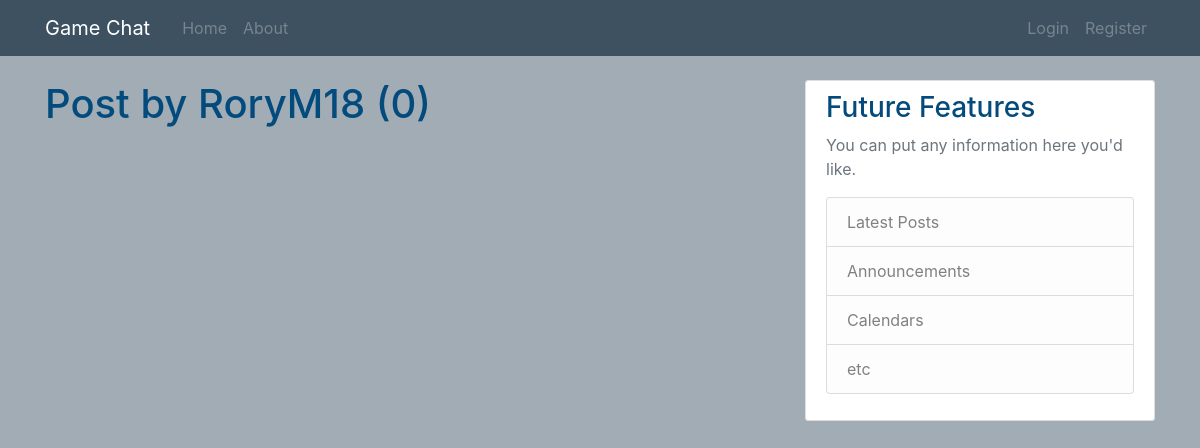
The page /user/RoryM18 on the database as committed earlier.
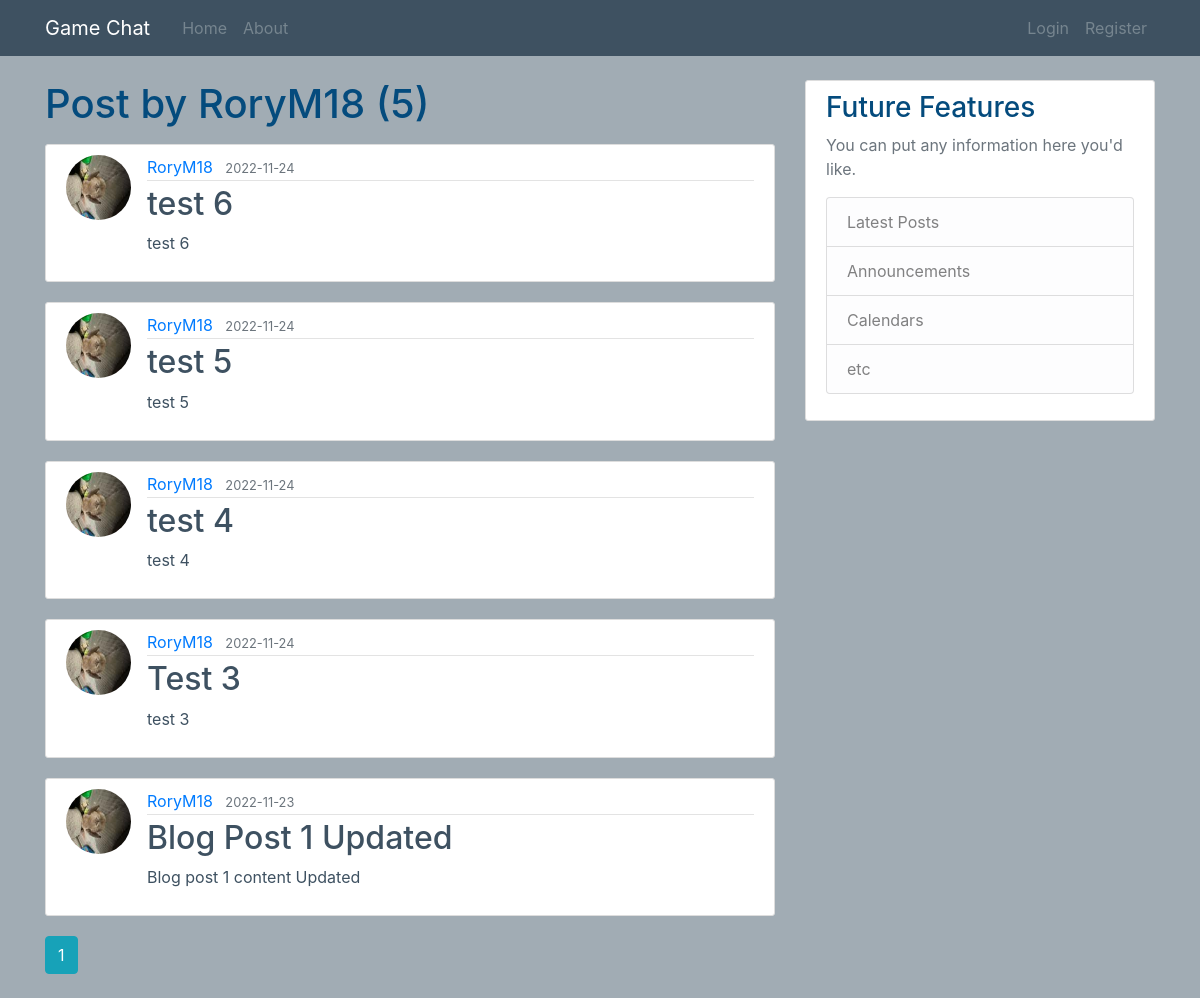
The same page on the database as committed later.
### flaskblog/models.py (models this page shows, shortened)
class Post(db.Model):
    id = db.Column(db.Integer, primary_key=True)
    title = db.Column(db.String(100), nullable=False)
    date_posted = db.Column(db.DateTime, nullable=False, default=datetime.utcnow)
    content = db.Column(db.Text, nullable=False)
    user_id = db.Column(db.Integer, db.ForeignKey('user.id'), nullable=False)

class User(db.Model, UserMixin):
    id = db.Column(db.Integer, primary_key=True)
    username = db.Column(db.String(20), unique=True, nullable=False)
    email = db.Column(db.String(120), unique=True, nullable=False)
    image_file = db.Column(db.String(20), nullable=False, default='default.jpg')
    password = db.Column(db.String(60), nullable=False)
    posts = db.relationship('Post', backref='author', lazy=True)

### flaskblog/routes.py (the view)
@app.route("/user/<string:username>")
def user_posts(username):
    page = request.args.get('page', 1, type=int)
    user = User.query.filter_by(username=username).first_or_404()
    posts = Post.query.filter_by(author=user).order_by(Post.date_posted.desc()).paginate(page=page, per_page=5)
    return render_template('user_posts.html', posts=posts, user=user)

### flaskblog/templates/user_posts.html
{% extends "layout.html" %}
{% block content %}
	<h1 class="mb-3">Post by {{ user.username }} ({{ posts.total }})</h1>
        {% for post in posts.items %}
                <article class="media content-section">
                  <img class="rounded-circle article-img" src="{{ url_for('static', filename='profile_pics/' + post.author.image_file)}}">
                  <div class="media-body">
                    <div class="article-metadata">
			    <a class="mr-2" href="{{ url_for('user_posts', username=post.author.username) }}">{{ post.author.username }}</a>
                      <small class="text-muted">{{ post.date_posted.strftime('%Y-%m-%d') }}</small>
                    </div>
                    <h2><a class="article-title" href="{{ url_for('post', post_id=post.id) }}">{{ post.title }}</a></h2>
                    <p class="article-content">{{ post.content }}</p>
                  </div>
                </article>
        {% endfor %}
        {% for page_num in posts.iter_pages(left_edge=1, right_edge=1, left_current=1, right_current=2) %}
                {% if page_num %}
                 {% if posts.page == page_num %}
                  <a class="btn btn-info mb-4" href="{{ url_for('user_posts', username=user.username, page=page_num) }}">{{ page_num }}</a>
                 {% else %}
                  <a class="btn btn-outline-info mb-4" href="{{ url_for('user_posts', username=user.username, page=page_num) }}">{{ page_num }}</a>
                 {% endif %}
                {% else %}
                 ...
                {% endif %}
        {% endfor %}
{% endblock content%}

Rows that differ between the two databases and show on the page:
added Post: image_file (picture), author.username "RoryM18", date_posted "2022-11-24", title "test 6", content "test 6"
added Post: image_file (picture), author.username "RoryM18", date_posted "2022-11-24", title "test 5", content "test 5"
added Post: image_file (picture), author.username "RoryM18", date_posted "2022-11-24", title "test 4", content "test 4"
added Post: image_file (picture), author.username "RoryM18", date_posted "2022-11-24", title "Test 3", content "test 3"
added Post: image_file (picture), author.username "RoryM18", date_posted "2022-11-23", title "Blog Post 1 Updated", content "Blog post 1 content Updated"
Other text that changed with them:
{{ posts.total }}: "0" → "5"
new list line: "1"
